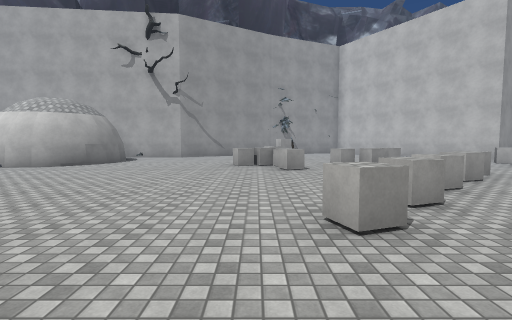
view 1 (above)

24 first-person views from a walk through a 3-D level made in the Unity game engine. The camera is 1.5 m above the floor, tilts 4° down and sees 85° across. The floor is counted in squares, 2 m on a side. Each view is taken from the middle of a square. On the plan, view 1 faces up. The plan holds only what a view shows up to about 10 squares ahead; the rest is blank. The place goes on beyond the plan. Some surface patterns are stand-ins.

view 2
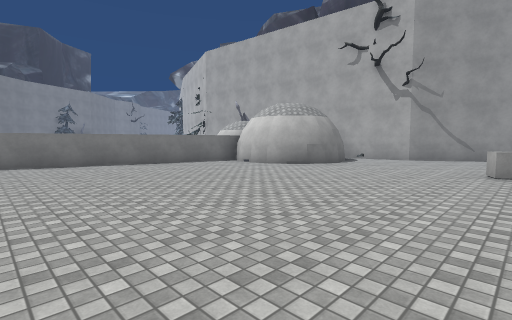

view 3
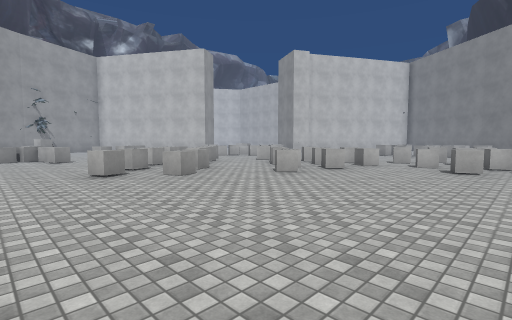

view 4
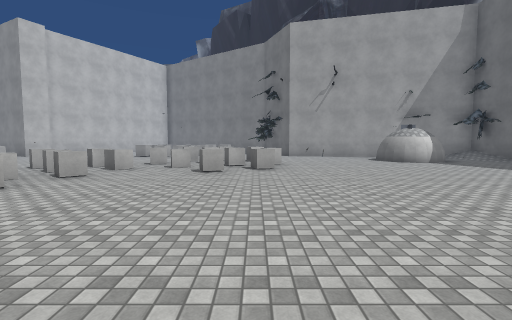

view 5
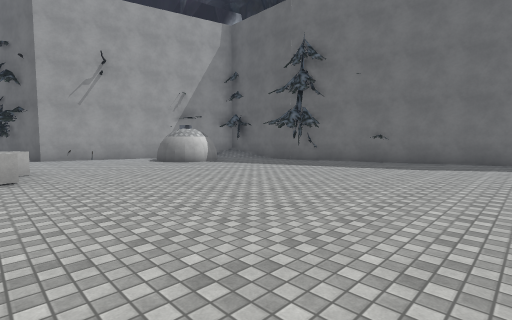

view 6
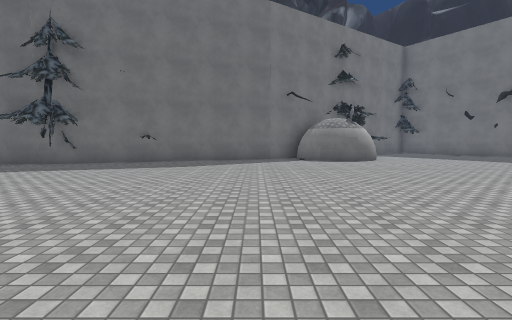

view 7
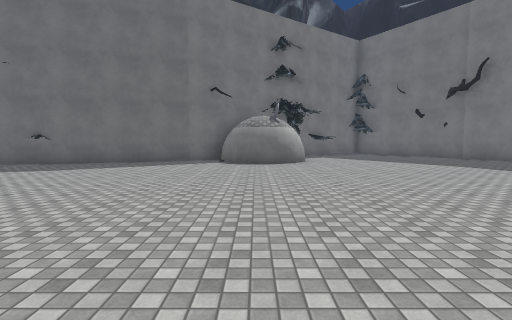

view 8
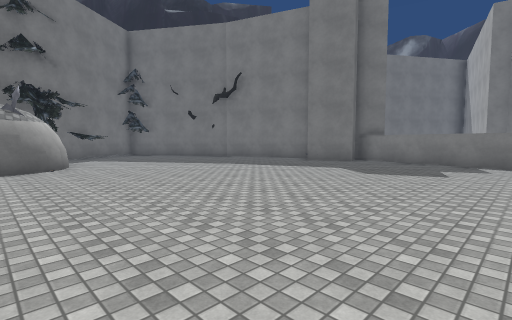

view 9
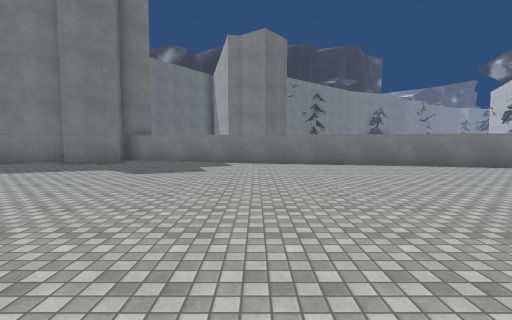

view 10
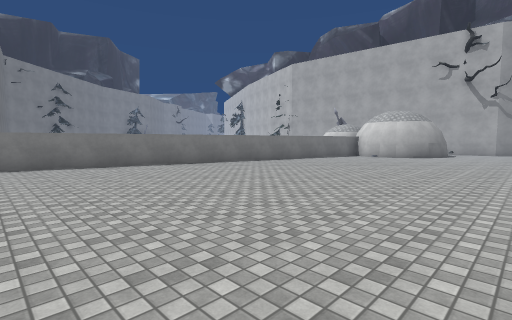

view 11
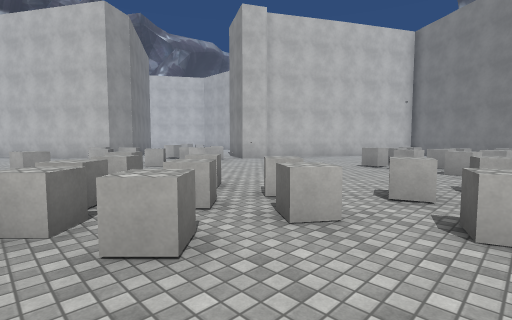

view 12
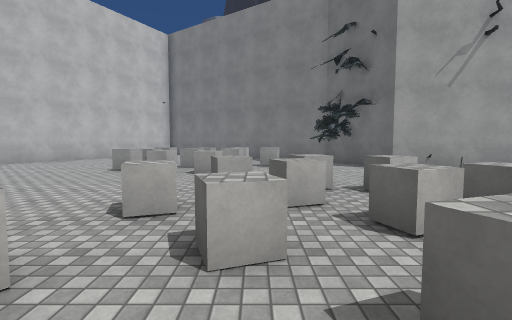

view 13
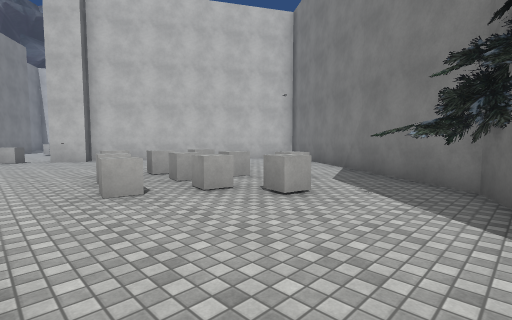

view 14
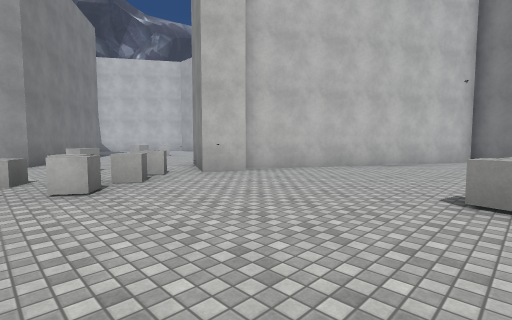

view 15
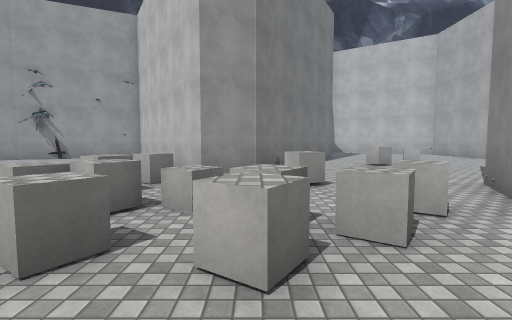

view 16
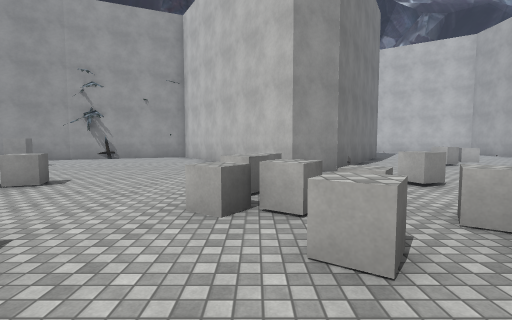

view 17
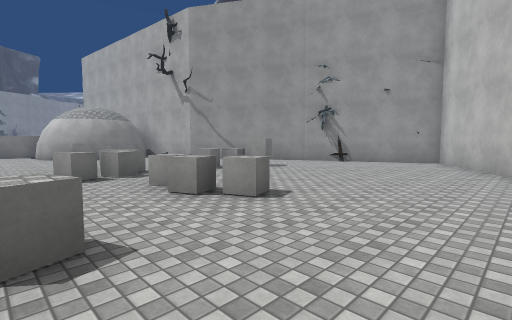

view 18
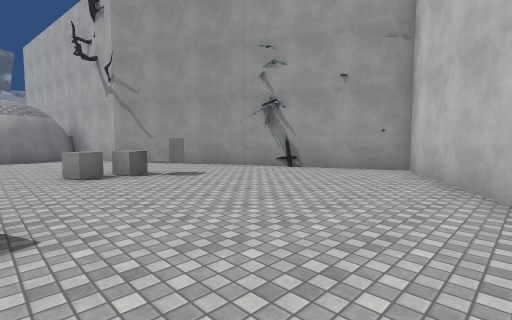

view 19
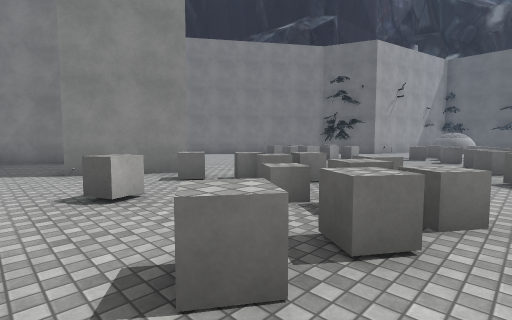

view 20
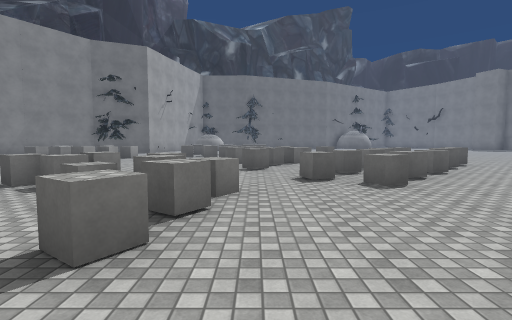

view 21
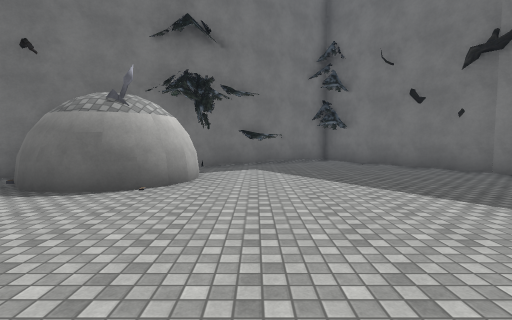

view 22
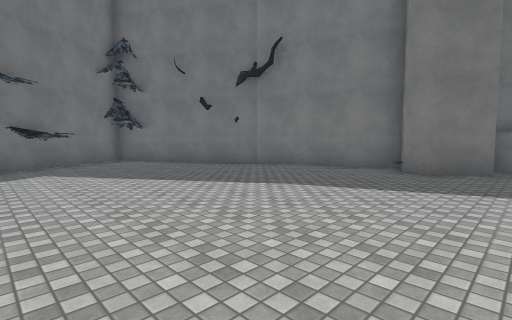

view 23
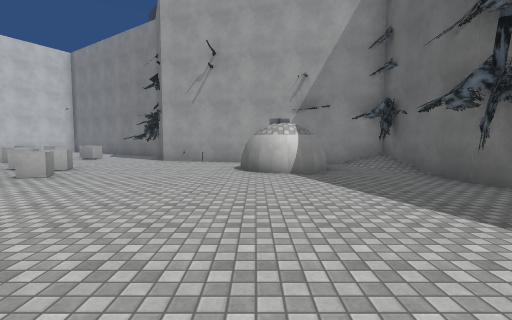

view 24
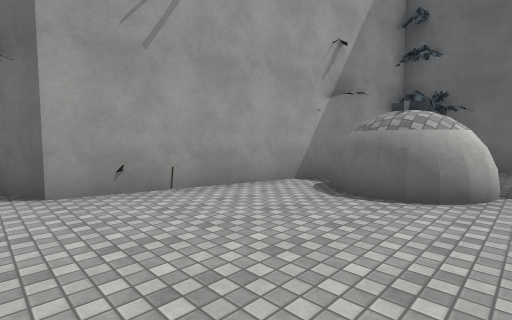

### Floor plan
Points are (right, up) in squares from view 1. A wall is a line through its corners. A room is listed if a view was taken in it or the views show most of it. See-through windows are left out.
Room 1 (views 1, 2, 3, 4, 5, 6, 7, 8, 9, 10, 11, 12, 13, 14, 15, 16, 17, 18, 19, 20, 21, 22, 23, 24)
walls: (9.6, -9) (9.8, -8.8); (10.1, -8.7) (10.6, -8.6); (10.2, -8.6) (11, -8.7); (10.3, -8.8) (10.8, -8.9); (9.9, -10.7) (9.6, -10.5) (9.4, -10) (9.3, -9.5) (9.6, -8.9) (10.4, -8.5) (11.1, -8.8) (11.4, -9.1); (13.3, -5.6) (16, -4.5) (20.8, 2.5) (13.9, 6.4); (7.4, -12.7) (7.1, -12.3); (-1.8, -14) (-1.5, -14.2) (-1, -14.7) (-0.8, -15.1); (-5.8, 8) (-6.1, 7.8); (-2.2, -14) (-1.6, -14.1); (1.1, -15.1) (7.8, -12.8) (11.5, -12.8) (13.1, -6.3); (-3.4, -14.4) (-2.7, -14.1) (-2, -14); (-8.5, 6.7) (-12.5, -10.7); (15.4, -4.6) (15.5, -4.2); (8.8, 10.1) (4.8, 16.6) (1.5, 15.1); (-0.4, -15.8) (0.2, -15.4); (-3.9, -15.3) (-3.5, -14.6) (-3.2, -14.3); (-5.2, 11) (-4.9, 10.4) (-4.8, 9.8) (-4.9, 9.1) (-5.1, 8.6) (-5.9, 7.8) (-6.9, 7.7) (-7.4, 7.8); (-3.7, -16.1) (-3.8, -15.5) (-3.7, -15.1); (-12.1, -10.8) (-11.4, -10.6) (-10.8, -12.1) (-11.9, -12.5) (-10.4, -16.4); (0.7, 14.7) (-3.3, 12.4) (-3.9, 12.4); (-10.5, -16.3) (-7.6, -20.6) (-3.2, -17.7)
ways out: opening at (11, 9)
objects: cube (0, 8) to (0, 9); cube (1, 2); cube (1, 7); cube (1, 8); cube (1, 10) to (1, 11); cube (1, 12); other object (1, 15); cube (2, 2); cube (2, 3); cube (3, 2); cube (3, 4); cube (3, 8); cube (4, 0); cube (4, 4); cube (4, 5); cube (4, 8) to (4, 9); cube (5, 1) to (6, 1); cube (5, 5); cube (5, 6); cube (6, 0); cube (6, 2); cube (6, 5) to (6, 6); cube (7, -4); cube (7, -3); cube (7, 0) to (8, 0); cube (7, 1); cube (7, 2) to (8, 2); cube (7, 3) to (7, 4); cube (8, -3) to (9, -3); cube (8, -2); cube (8, 1); cube (8, 7); cube (8, 8); cube (8, 9); cube (9, -4); cube (9, -2); cube (9, -1); cube (9, 6); cube (9, 7); cube (10, -4); cube (10, -3); cube (10, -2); cube (10, 6); cube (10, 7); cube (11, 6); cube (12, -1); cube (12, 7); other object (13, -8); other object (13, -6); cube (13, 0); cube (13, 1); cube (14, -2); cube (14, -1); cube (14, 0); cube (14, 1); cube (15, 0); other object (15, 1); other object (16, -1)

Where each view was taken, in squares from view 1:
view 1: 0 up, 0 right, facing up
view 2: 1 up, 0 right, facing up-left
view 3: 4 down, 1 left, facing up-right
view 4: 4 down, 0 right, facing right
view 5: 4 down, 1 right, facing down-right
view 6: 4 down, 1 right, facing down
view 7: 5 down, 2 left, facing down
view 8: 6 down, 2 left, facing down-left
view 9: 6 down, 2 left, facing left
view 10: 5 down, 2 left, facing up-left
view 11: 2 down, 5 right, facing up-right
view 12: 2 down, 6 right, facing right
view 13: 5 down, 11 right, facing up-right
view 14: 1 up, 9 right, facing up-right
view 15: 4 up, 10 right, facing up
view 16: 4 up, 8 right, facing up
view 17: 6 up, 7 right, facing up-left
view 18: 9 up, 7 right, facing up-left
view 19: 10 up, 7 right, facing down-right
view 20: 11 up, 7 right, facing down
view 21: 10 down, 5 left, facing down
view 22: 10 down, 4 left, facing down-left
view 23: 9 down, 3 right, facing right
view 24: 5 down, 9 right, facing down-right
